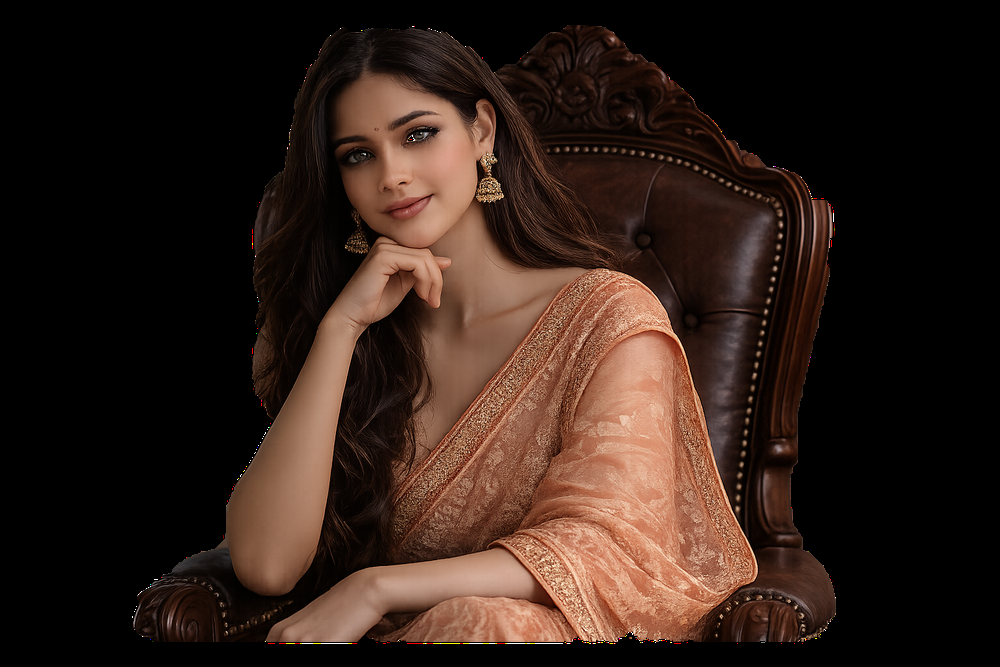
#> input picture public/images/rishika/sprites/Observing.png, 1000 x 667 px, shrunk from 1536 x 1024 before the run
$ python remove_bg.py
#> lines starting #> are read from the running program, lines starting #| are printed output that depends on the picture
"""
Remove backgrounds from Observing.png and Good Morning.png using OpenCV GrabCut.
Black-background images (Naughty, Celebrating, Angry) are handled via CSS mix-blend-mode.
"""
import cv2
import numpy as np
from PIL import Image
import os

SPRITES = os.path.dirname(os.path.abspath(__file__))

def grabcut_remove_bg(src_path, dst_path, margin_pct=0.04):
#> called with margin_pct = 0.04
    img = cv2.imread(src_path)
#> img is the input picture: shape (667, 1000, 3); mean B, G, R 24.4, 31.9, 48.3
    h, w = img.shape[:2]
#> h = 667; w = 1000

    # Bounding rect: small margin from edges so GrabCut knows bg corners
    m = int(min(h, w) * margin_pct)
#> m = 26
    rect = (m, m, w - 2*m, h - 2*m)
#> rect = (26, 26, 948, 615)

    mask = np.zeros((h, w), np.uint8)
    bgd = np.zeros((1, 65), np.float64)
    fgd = np.zeros((1, 65), np.float64)

    cv2.grabCut(img, mask, rect, bgd, fgd, 8, cv2.GC_INIT_WITH_RECT)

    # PR_FGD (3) and FGD (1) → keep; everything else → discard
    mask2 = np.where((mask == 2) | (mask == 0), 0, 255).astype(np.uint8)

    # Slight feathering for natural edges
    mask2 = cv2.GaussianBlur(mask2, (3, 3), 0)

    # Convert to RGBA
    img_rgb = cv2.cvtColor(img, cv2.COLOR_BGR2RGB)
    rgba = np.dstack((img_rgb, mask2))
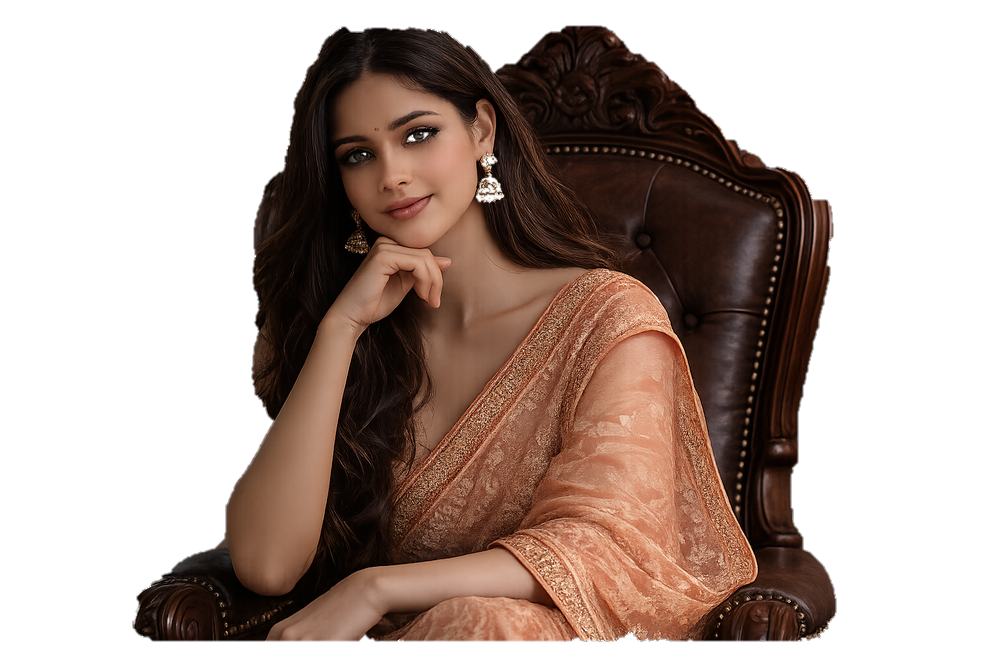
#> rgba: shape (667, 1000, 4); mean R, G, B, A 48.3, 31.9, 24.4, 124.2; transparent parts drawn white
    out = Image.fromarray(rgba, 'RGBA')
    out.save(dst_path)
    print(f'Saved: {dst_path}  ({w}x{h} transparent bg)')
#| Saved: public/images/rishika/sprites/Observing.png  (1000x667 transparent bg)

for fname in ['Observing.png', 'Good Morning.png']:
    src = os.path.join(SPRITES, fname)
    grabcut_remove_bg(src, src)
#> pass 2 of the loop `for fname in ['Observing.png', 'Good Morning.png']:`:
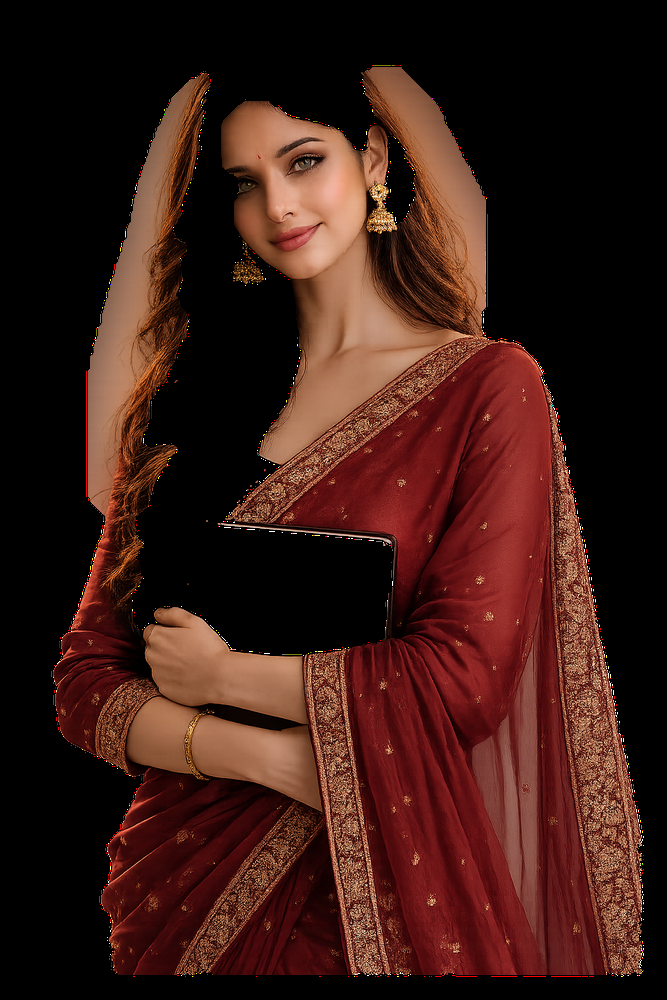
#> input picture public/images/rishika/sprites/Good Morning.png, 667 x 1000 px, shrunk from 1024 x 1536 before the run
#> in grabcut_remove_bg, img is the input picture: shape (1000, 667, 3); mean B, G, R 21.2, 27.8, 59.6
#> img_rgb: shape (1000, 667, 3)
#> in grabcut_remove_bg (call 2), `rgba = np.dstack((img_rgb, mask2))`:
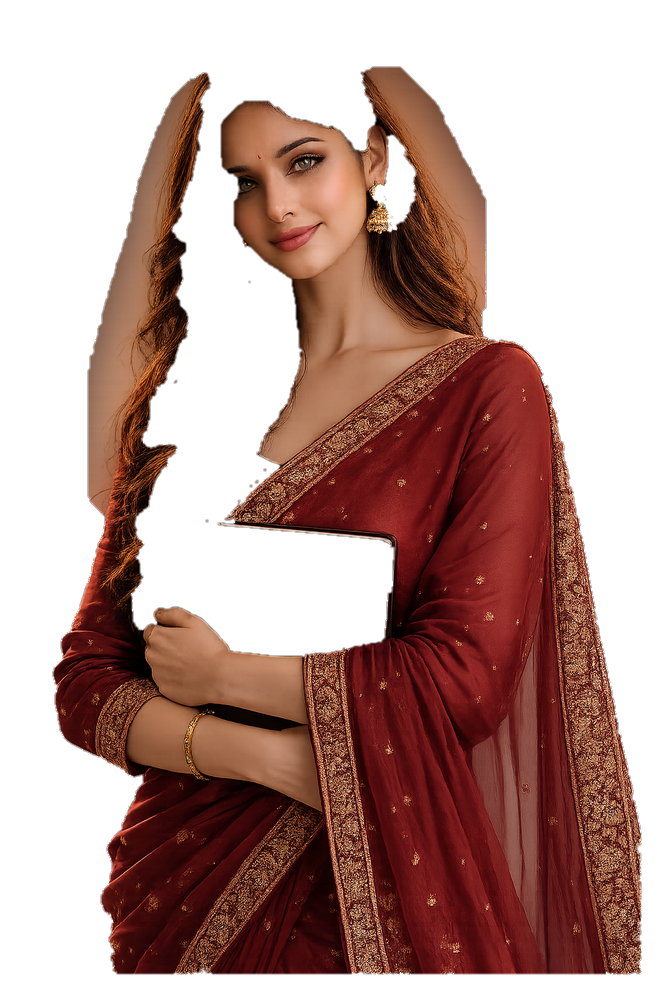
#> rgba: shape (1000, 667, 4); mean R, G, B, A 59.6, 27.8, 21.2, 128.8; transparent parts drawn white
#| Saved: public/images/rishika/sprites/Good Morning.png  (667x1000 transparent bg)

print('Done.')
